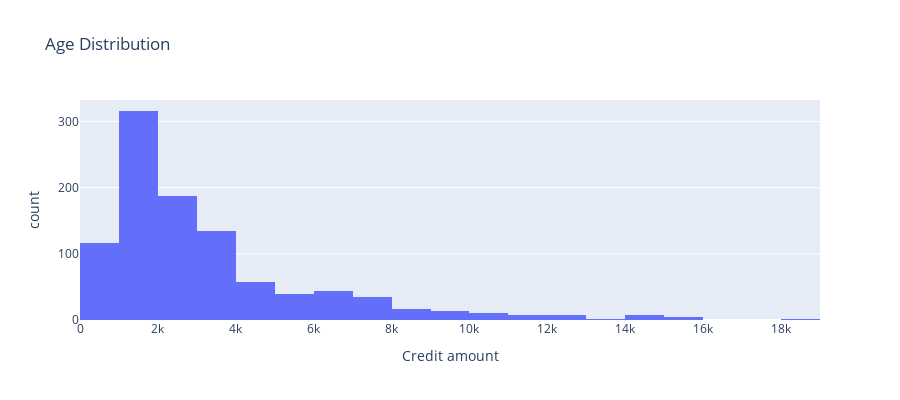

The code cell stored with this chart in its notebook:
### Code cell
px.histogram(gc_df, x='Credit amount', nbins=30, title='Age Distribution', height=400).show()

### Figure 1 — Plotly figure (JSON) as saved in the notebook; plotly's stock layout.template omitted (floating-point values rounded to 4 significant figures; data arrays with more than 128 entries replaced by an {"elided": "..."} marker saying what was removed)
{"data": [{"bingroup": "x", "hovertemplate": "Credit amount=%{x}<br>count=%{y}<extra></extra>", "legendgroup": "", "marker": {"color": "#636efa", "pattern": {"shape": ""}}, "name": "", "nbinsx": 30, "orientation": "v", "showlegend": false, "type": "histogram", "x": {"elided": "1000 int values"}, "xaxis": "x", "yaxis": "y"}], "layout": {"barmode": "relative", "height": 400, "legend": {"tracegroupgap": 0}, "title": {"text": "Age Distribution"}, "xaxis": {"anchor": "y", "domain": [0, 1], "title": {"text": "Credit amount"}}, "yaxis": {"anchor": "x", "domain": [0, 1], "title": {"text": "count"}}}}
